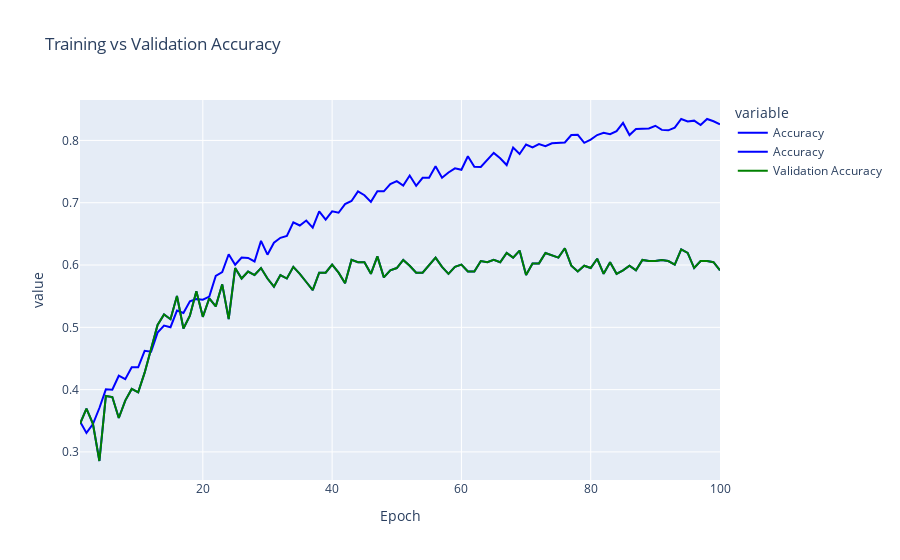
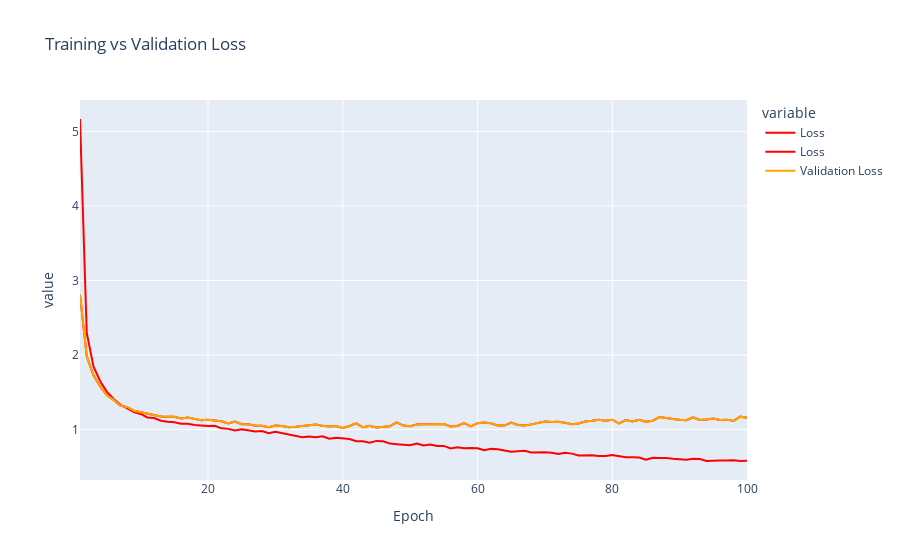
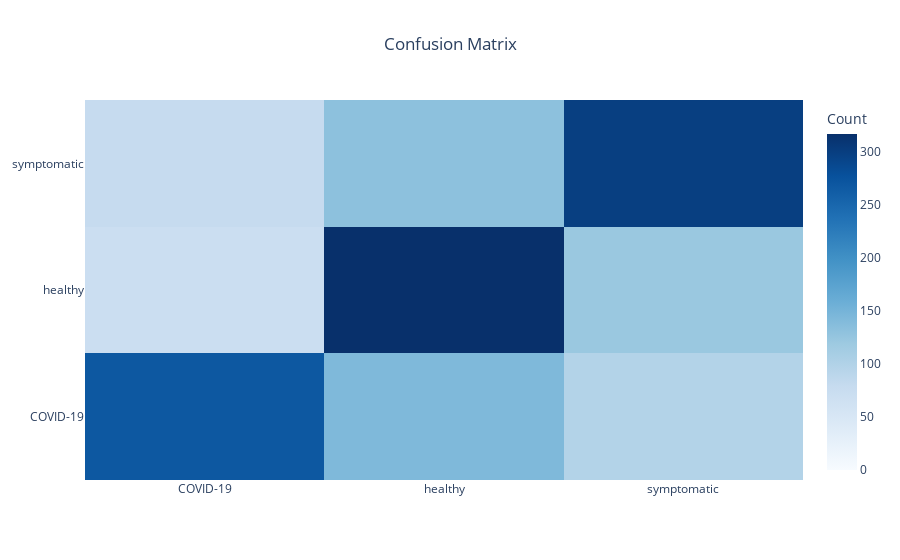

Source (notebook cell) for these figures, in order:
### Code cell
import plotly.express as px
import plotly.graph_objects as go
import matplotlib.pyplot as plt
import seaborn as sns
from keras.utils import plot_model
from sklearn.metrics import confusion_matrix
from keras.models import load_model
import numpy as np
import pandas as pd

# Assuming your trained model is stored in `model` and you have the necessary data
# If you have a pre-trained model, you can load it like this:
# model = load_model('my_model.keras')

# 1. **Plotting the Model Architecture**
def plot_model_architecture(model):
    fig = go.Figure()
    plot_model(model, to_file='model_architecture.png', show_shapes=True, show_layer_names=True)
    fig.add_layout_image(
        source='model_architecture.png',
        x=0, y=1,
        xref="paper", yref="paper",
        sizex=1, sizey=1,
        xanchor="left", yanchor="top"
    )
    fig.update_layout(title="Model Architecture", title_x=0.5)
    fig.write_html("model_architecture.html")
    fig.show()

# 2. **Plotting Training & Validation Accuracy and Loss** (using plotly.express)
def plot_accuracy_loss(history):
    # Extract loss and accuracy from the training history
    accuracy = history.history['accuracy']
    val_accuracy = history.history['val_accuracy']
    loss = history.history['loss']
    val_loss = history.history['val_loss']

    # Create Accuracy Plot
    fig_accuracy = px.line(
        x=list(range(1, len(accuracy) + 1)),
        y=[accuracy, val_accuracy],
        labels={'x': 'Epoch', 'y': 'Accuracy'},
        title="Training vs Validation Accuracy",
        line_shape="linear"
    )
    fig_accuracy.update_traces(name="Accuracy", mode="lines", line_color="blue")
    fig_accuracy.add_scatter(x=list(range(1, len(val_accuracy) + 1)),
                             y=val_accuracy, mode='lines', name="Validation Accuracy", line_color='green')
    fig_accuracy.write_html("accuracy_plot.html")
    fig_accuracy.show()

    # Create Loss Plot
    fig_loss = px.line(
        x=list(range(1, len(loss) + 1)),
        y=[loss, val_loss],
        labels={'x': 'Epoch', 'y': 'Loss'},
        title="Training vs Validation Loss",
        line_shape="linear"
    )
    fig_loss.update_traces(name="Loss", mode="lines", line_color="red")
    fig_loss.add_scatter(x=list(range(1, len(val_loss) + 1)),
                         y=val_loss, mode='lines', name="Validation Loss", line_color='orange')
    fig_loss.write_html("loss_plot.html")
    fig_loss.show()

# 3. **Confusion Matrix** (using seaborn and plotly)
def plot_confusion_matrix(y_true, y_pred, labels):
    cm = confusion_matrix(y_true, y_pred)
    cm_fig = go.Figure(go.Heatmap(z=cm, x=labels, y=labels, colorscale='Blues', zmin=0, zmax=np.max(cm), colorbar=dict(title='Count')))
    cm_fig.update_layout(title="Confusion Matrix", title_x=0.5)
    cm_fig.write_html("confusion_matrix.html")
    cm_fig.show()

# 4. **Model Summary** (Text summary saved to HTML)
def plot_model_summary(model):
    model_summary = model.summary()
    summary_fig = go.Figure()
    summary_fig.add_trace(go.Table(
        header=dict(values=["Model Summary"]),
        cells=dict(values=[[model_summary]]))
    )
    summary_fig.update_layout(title="Model Summary", title_x=0.5)
    summary_fig.write_html("model_summary.html")
    summary_fig.show()

# 5. **Combining all plots together** (Interactive HTML)
def save_all_plots(history, model, X_test_norm, y_test_enc, y_enc_labels):
    # Plot the Model Architecture
    plot_model_architecture(model)

    # Plot Accuracy & Loss
    plot_accuracy_loss(history)

    # Plot Confusion Matrix
    y_pred = model.predict(X_test_norm)
    y_pred_class = np.argmax(y_pred, axis=1)
    plot_confusion_matrix(y_test_enc, y_pred_class, y_enc_labels)

    # Plot Model Summary
    plot_model_summary(model)

# Example usage
# Assuming 'history' is the training history object from model.fit(), and your data is in `X_test_norm` & `y_test_enc`
# Replace these with your actual data and model

save_all_plots(history, model, X_test_norm, y_test_enc, labenc.classes_)

### Figure 1 — Plotly figure (JSON) as saved in the notebook; plotly's stock layout.template omitted (floating-point values rounded to 4 significant figures)
{"data": [{"hovertemplate": "variable=wide_variable_0<br>Epoch=%{x}<br>value=%{y}<extra></extra>", "legendgroup": "wide_variable_0", "line": {"color": "blue", "dash": "solid", "shape": "linear"}, "marker": {"symbol": "circle"}, "mode": "lines", "name": "Accuracy", "orientation": "v", "showlegend": true, "type": "scatter", "x": [1, 2, 3, 4, 5, 6, 7, 8, 9, 10, 11, 12, 13, 14, 15, 16, 17, 18, 19, 20, 21, 22, 23, 24, 25, 26, 27, 28, 29, 30, 31, 32, 33, 34, 35, 36, 37, 38, 39, 40, 41, 42, 43, 44, 45, 46, 47, 48, 49, 50, 51, 52, 53, 54, 55, 56, 57, 58, 59, 60, 61, 62, 63, 64, 65, 66, 67, 68, 69, 70, 71, 72, 73, 74, 75, 76, 77, 78, 79, 80, 81, 82, 83, 84, 85, 86, 87, 88, 89, 90, 91, 92, 93, 94, 95, 96, 97, 98, 99, 100], "xaxis": "x", "y": [0.3491, 0.3306, 0.3448, 0.3705, 0.4005, 0.3999, 0.4223, 0.4167, 0.4358, 0.4358, 0.4622, 0.4609, 0.4916, 0.5028, 0.5002, 0.5269, 0.5229, 0.5417, 0.5454, 0.5444, 0.5493, 0.5826, 0.5886, 0.6173, 0.6005, 0.612, 0.6113, 0.6057, 0.6387, 0.6166, 0.6358, 0.6437, 0.6467, 0.6684, 0.6635, 0.6714, 0.6598, 0.6862, 0.6727, 0.6862, 0.6839, 0.6978, 0.7027, 0.7182, 0.712, 0.7014, 0.7182, 0.7182, 0.7298, 0.7347, 0.7275, 0.7436, 0.7272, 0.74, 0.74, 0.7585, 0.74, 0.7486, 0.7552, 0.7529, 0.7747, 0.7578, 0.7575, 0.7681, 0.7799, 0.7714, 0.7605, 0.7885, 0.7783, 0.7935, 0.7888, 0.7941, 0.7908, 0.7954, 0.7964, 0.7968, 0.8086, 0.809, 0.7961, 0.8014, 0.8086, 0.8123, 0.81, 0.8149, 0.8281, 0.8086, 0.8182, 0.8189, 0.8192, 0.8235, 0.8169, 0.8162, 0.8205, 0.8344, 0.8304, 0.8317, 0.8248, 0.8344, 0.8307, 0.8258], "yaxis": "y"}, {"hovertemplate": "variable=wide_variable_1<br>Epoch=%{x}<br>value=%{y}<extra></extra>", "legendgroup": "wide_variable_1", "line": {"color": "blue", "dash": "solid", "shape": "linear"}, "marker": {"symbol": "circle"}, "mode": "lines", "name": "Accuracy", "orientation": "v", "showlegend": true, "type": "scatter", "x": [1, 2, 3, 4, 5, 6, 7, 8, 9, 10, 11, 12, 13, 14, 15, 16, 17, 18, 19, 20, 21, 22, 23, 24, 25, 26, 27, 28, 29, 30, 31, 32, 33, 34, 35, 36, 37, 38, 39, 40, 41, 42, 43, 44, 45, 46, 47, 48, 49, 50, 51, 52, 53, 54, 55, 56, 57, 58, 59, 60, 61, 62, 63, 64, 65, 66, 67, 68, 69, 70, 71, 72, 73, 74, 75, 76, 77, 78, 79, 80, 81, 82, 83, 84, 85, 86, 87, 88, 89, 90, 91, 92, 93, 94, 95, 96, 97, 98, 99, 100], "xaxis": "x", "y": [0.3451, 0.3694, 0.3451, 0.2854, 0.3899, 0.3881, 0.3545, 0.3825, 0.4011, 0.3955, 0.4272, 0.4664, 0.5037, 0.5205, 0.5131, 0.5504, 0.4981, 0.5187, 0.5578, 0.5168, 0.5466, 0.5336, 0.569, 0.5131, 0.5951, 0.5784, 0.5896, 0.584, 0.5951, 0.5784, 0.5653, 0.584, 0.5784, 0.597, 0.5858, 0.5728, 0.5597, 0.5877, 0.5877, 0.6007, 0.5877, 0.5709, 0.6082, 0.6045, 0.6045, 0.5858, 0.6138, 0.5802, 0.5914, 0.5951, 0.6082, 0.5989, 0.5877, 0.5877, 0.6007, 0.6119, 0.597, 0.5858, 0.597, 0.6007, 0.5896, 0.5896, 0.6063, 0.6045, 0.6082, 0.6045, 0.6194, 0.6119, 0.6231, 0.584, 0.6026, 0.6026, 0.6194, 0.6157, 0.6119, 0.6269, 0.5989, 0.5896, 0.5989, 0.5951, 0.6101, 0.5858, 0.6045, 0.5858, 0.5914, 0.5989, 0.5914, 0.6082, 0.6063, 0.6063, 0.6082, 0.6063, 0.6007, 0.625, 0.6194, 0.5951, 0.6063, 0.6063, 0.6045, 0.5914], "yaxis": "y"}, {"line": {"color": "green"}, "mode": "lines", "name": "Validation Accuracy", "type": "scatter", "x": [1, 2, 3, 4, 5, 6, 7, 8, 9, 10, 11, 12, 13, 14, 15, 16, 17, 18, 19, 20, 21, 22, 23, 24, 25, 26, 27, 28, 29, 30, 31, 32, 33, 34, 35, 36, 37, 38, 39, 40, 41, 42, 43, 44, 45, 46, 47, 48, 49, 50, 51, 52, 53, 54, 55, 56, 57, 58, 59, 60, 61, 62, 63, 64, 65, 66, 67, 68, 69, 70, 71, 72, 73, 74, 75, 76, 77, 78, 79, 80, 81, 82, 83, 84, 85, 86, 87, 88, 89, 90, 91, 92, 93, 94, 95, 96, 97, 98, 99, 100], "y": [0.3451, 0.3694, 0.3451, 0.2854, 0.3899, 0.3881, 0.3545, 0.3825, 0.4011, 0.3955, 0.4272, 0.4664, 0.5037, 0.5205, 0.5131, 0.5504, 0.4981, 0.5187, 0.5578, 0.5168, 0.5466, 0.5336, 0.569, 0.5131, 0.5951, 0.5784, 0.5896, 0.584, 0.5951, 0.5784, 0.5653, 0.584, 0.5784, 0.597, 0.5858, 0.5728, 0.5597, 0.5877, 0.5877, 0.6007, 0.5877, 0.5709, 0.6082, 0.6045, 0.6045, 0.5858, 0.6138, 0.5802, 0.5914, 0.5951, 0.6082, 0.5989, 0.5877, 0.5877, 0.6007, 0.6119, 0.597, 0.5858, 0.597, 0.6007, 0.5896, 0.5896, 0.6063, 0.6045, 0.6082, 0.6045, 0.6194, 0.6119, 0.6231, 0.584, 0.6026, 0.6026, 0.6194, 0.6157, 0.6119, 0.6269, 0.5989, 0.5896, 0.5989, 0.5951, 0.6101, 0.5858, 0.6045, 0.5858, 0.5914, 0.5989, 0.5914, 0.6082, 0.6063, 0.6063, 0.6082, 0.6063, 0.6007, 0.625, 0.6194, 0.5951, 0.6063, 0.6063, 0.6045, 0.5914]}], "layout": {"legend": {"title": {"text": "variable"}, "tracegroupgap": 0}, "title": {"text": "Training vs Validation Accuracy"}, "xaxis": {"anchor": "y", "domain": [0, 1], "title": {"text": "Epoch"}}, "yaxis": {"anchor": "x", "domain": [0, 1], "title": {"text": "value"}}}}

### Figure 2 — Plotly figure (JSON) as saved in the notebook; plotly's stock layout.template omitted (floating-point values rounded to 4 significant figures)
{"data": [{"hovertemplate": "variable=wide_variable_0<br>Epoch=%{x}<br>value=%{y}<extra></extra>", "legendgroup": "wide_variable_0", "line": {"color": "red", "dash": "solid", "shape": "linear"}, "marker": {"symbol": "circle"}, "mode": "lines", "name": "Loss", "orientation": "v", "showlegend": true, "type": "scatter", "x": [1, 2, 3, 4, 5, 6, 7, 8, 9, 10, 11, 12, 13, 14, 15, 16, 17, 18, 19, 20, 21, 22, 23, 24, 25, 26, 27, 28, 29, 30, 31, 32, 33, 34, 35, 36, 37, 38, 39, 40, 41, 42, 43, 44, 45, 46, 47, 48, 49, 50, 51, 52, 53, 54, 55, 56, 57, 58, 59, 60, 61, 62, 63, 64, 65, 66, 67, 68, 69, 70, 71, 72, 73, 74, 75, 76, 77, 78, 79, 80, 81, 82, 83, 84, 85, 86, 87, 88, 89, 90, 91, 92, 93, 94, 95, 96, 97, 98, 99, 100], "xaxis": "x", "y": [5.166, 2.299, 1.846, 1.649, 1.506, 1.41, 1.333, 1.284, 1.236, 1.21, 1.163, 1.155, 1.119, 1.105, 1.1, 1.08, 1.079, 1.063, 1.057, 1.047, 1.051, 1.017, 1.01, 0.9884, 1.004, 0.9869, 0.9756, 0.9804, 0.9509, 0.9702, 0.9531, 0.933, 0.9243, 0.8985, 0.9071, 0.8965, 0.9118, 0.8788, 0.8902, 0.8817, 0.8729, 0.8441, 0.8437, 0.824, 0.8487, 0.8435, 0.8123, 0.8051, 0.7947, 0.7914, 0.8144, 0.7877, 0.7994, 0.7799, 0.7812, 0.7463, 0.7638, 0.7512, 0.754, 0.7507, 0.7228, 0.7417, 0.7372, 0.7175, 0.7024, 0.7096, 0.7169, 0.6932, 0.6972, 0.6973, 0.6887, 0.6738, 0.6883, 0.678, 0.6519, 0.655, 0.6548, 0.6474, 0.6464, 0.6593, 0.6409, 0.6284, 0.6306, 0.6267, 0.5971, 0.6218, 0.6178, 0.6204, 0.6093, 0.6012, 0.5972, 0.6081, 0.606, 0.5795, 0.5868, 0.5863, 0.5867, 0.5886, 0.5792, 0.5823], "yaxis": "y"}, {"hovertemplate": "variable=wide_variable_1<br>Epoch=%{x}<br>value=%{y}<extra></extra>", "legendgroup": "wide_variable_1", "line": {"color": "red", "dash": "solid", "shape": "linear"}, "marker": {"symbol": "circle"}, "mode": "lines", "name": "Loss", "orientation": "v", "showlegend": true, "type": "scatter", "x": [1, 2, 3, 4, 5, 6, 7, 8, 9, 10, 11, 12, 13, 14, 15, 16, 17, 18, 19, 20, 21, 22, 23, 24, 25, 26, 27, 28, 29, 30, 31, 32, 33, 34, 35, 36, 37, 38, 39, 40, 41, 42, 43, 44, 45, 46, 47, 48, 49, 50, 51, 52, 53, 54, 55, 56, 57, 58, 59, 60, 61, 62, 63, 64, 65, 66, 67, 68, 69, 70, 71, 72, 73, 74, 75, 76, 77, 78, 79, 80, 81, 82, 83, 84, 85, 86, 87, 88, 89, 90, 91, 92, 93, 94, 95, 96, 97, 98, 99, 100], "xaxis": "x", "y": [2.808, 1.983, 1.729, 1.579, 1.459, 1.399, 1.322, 1.3, 1.253, 1.233, 1.21, 1.2, 1.175, 1.173, 1.173, 1.151, 1.163, 1.144, 1.125, 1.132, 1.117, 1.111, 1.083, 1.109, 1.072, 1.072, 1.052, 1.053, 1.032, 1.055, 1.049, 1.033, 1.04, 1.046, 1.057, 1.069, 1.05, 1.043, 1.049, 1.021, 1.049, 1.085, 1.031, 1.052, 1.027, 1.041, 1.046, 1.096, 1.054, 1.047, 1.07, 1.072, 1.071, 1.07, 1.075, 1.043, 1.049, 1.087, 1.042, 1.087, 1.096, 1.086, 1.054, 1.054, 1.095, 1.063, 1.055, 1.07, 1.089, 1.11, 1.101, 1.106, 1.091, 1.072, 1.083, 1.108, 1.118, 1.131, 1.118, 1.133, 1.084, 1.128, 1.109, 1.133, 1.107, 1.119, 1.169, 1.161, 1.144, 1.134, 1.127, 1.165, 1.131, 1.135, 1.15, 1.13, 1.134, 1.117, 1.174, 1.159], "yaxis": "y"}, {"line": {"color": "orange"}, "mode": "lines", "name": "Validation Loss", "type": "scatter", "x": [1, 2, 3, 4, 5, 6, 7, 8, 9, 10, 11, 12, 13, 14, 15, 16, 17, 18, 19, 20, 21, 22, 23, 24, 25, 26, 27, 28, 29, 30, 31, 32, 33, 34, 35, 36, 37, 38, 39, 40, 41, 42, 43, 44, 45, 46, 47, 48, 49, 50, 51, 52, 53, 54, 55, 56, 57, 58, 59, 60, 61, 62, 63, 64, 65, 66, 67, 68, 69, 70, 71, 72, 73, 74, 75, 76, 77, 78, 79, 80, 81, 82, 83, 84, 85, 86, 87, 88, 89, 90, 91, 92, 93, 94, 95, 96, 97, 98, 99, 100], "y": [2.808, 1.983, 1.729, 1.579, 1.459, 1.399, 1.322, 1.3, 1.253, 1.233, 1.21, 1.2, 1.175, 1.173, 1.173, 1.151, 1.163, 1.144, 1.125, 1.132, 1.117, 1.111, 1.083, 1.109, 1.072, 1.072, 1.052, 1.053, 1.032, 1.055, 1.049, 1.033, 1.04, 1.046, 1.057, 1.069, 1.05, 1.043, 1.049, 1.021, 1.049, 1.085, 1.031, 1.052, 1.027, 1.041, 1.046, 1.096, 1.054, 1.047, 1.07, 1.072, 1.071, 1.07, 1.075, 1.043, 1.049, 1.087, 1.042, 1.087, 1.096, 1.086, 1.054, 1.054, 1.095, 1.063, 1.055, 1.07, 1.089, 1.11, 1.101, 1.106, 1.091, 1.072, 1.083, 1.108, 1.118, 1.131, 1.118, 1.133, 1.084, 1.128, 1.109, 1.133, 1.107, 1.119, 1.169, 1.161, 1.144, 1.134, 1.127, 1.165, 1.131, 1.135, 1.15, 1.13, 1.134, 1.117, 1.174, 1.159]}], "layout": {"legend": {"title": {"text": "variable"}, "tracegroupgap": 0}, "title": {"text": "Training vs Validation Loss"}, "xaxis": {"anchor": "y", "domain": [0, 1], "title": {"text": "Epoch"}}, "yaxis": {"anchor": "x", "domain": [0, 1], "title": {"text": "value"}}}}

### Figure 3 — Plotly figure (JSON) as saved in the notebook; plotly's stock layout.template omitted (floating-point values rounded to 4 significant figures)
{"data": [{"colorbar": {"title": {"text": "Count"}}, "colorscale": [[0, "rgb(247,251,255)"], [0.125, "rgb(222,235,247)"], [0.25, "rgb(198,219,239)"], [0.375, "rgb(158,202,225)"], [0.5, "rgb(107,174,214)"], [0.625, "rgb(66,146,198)"], [0.75, "rgb(33,113,181)"], [0.875, "rgb(8,81,156)"], [1, "rgb(8,48,107)"]], "type": "heatmap", "x": ["COVID-19", "healthy", "symptomatic"], "y": ["COVID-19", "healthy", "symptomatic"], "z": [[269, 143, 98], [71, 317, 122], [79, 132, 299]], "zmax": 317, "zmin": 0}], "layout": {"title": {"text": "Confusion Matrix", "x": 0.5}}}
